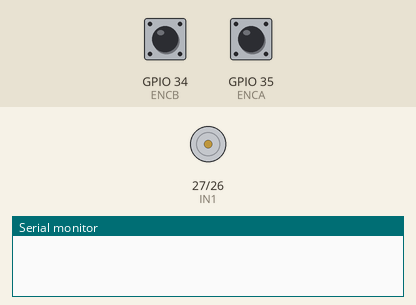
The sketch below on a simulated ESP32. On the bench: motor-driver pin pairs drawn as motors (green arrow = first pin HIGH = forward, orange = second pin HIGH = backward, longer = more drive, scaled by the enable pin), the last lines printed to the serial monitor. The inputs (shaded band) are chosen by the test bench; at power-on: GPIO 34 (ENCB) HIGH, GPIO 35 (ENCA) HIGH.

Above: at 0.02 s.
At 2.5 s:
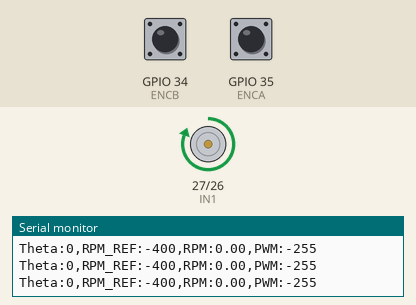
Timing chart, 0 to 6.9 s (numbered marks = the images above):
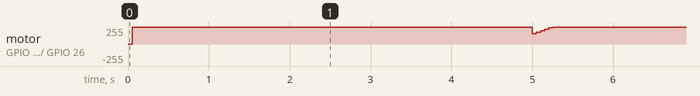

The sketch:

test_dc.ino
```cpp
#define ENA 14
#define IN1 27
#define IN2 26
#define PWM_FREQ 1000 // hz
#define PWM_RES 8

#define ENCA 35
#define ENCB 34
#define NFactor 400.0f
#define T_S 50  // ms
#define KP 1.2f
#define KI 1.5f
#define KD 0.0f

volatile long EncoderCount = 0;

long Theta, Theta_prev;
float RPM;
int PWM_val, PWM_val_prev;

float e, e_prev, e_prev_prev;
unsigned long t, t_prev;
float dt;

int RPM_ref;


void setup() {
  Serial.begin(115200);
  ledcAttach(ENA, PWM_FREQ, PWM_RES);
  pinMode(IN1, OUTPUT);
  pinMode(IN2, OUTPUT);
  pinMode(ENCA, INPUT_PULLUP);
  pinMode(ENCB, INPUT_PULLUP);
  attachInterrupt(digitalPinToInterrupt(ENCA), ISR_EncoderA1, CHANGE);
  attachInterrupt(digitalPinToInterrupt(ENCB), ISR_EncoderA2, CHANGE);
  t_prev = millis();
  RPM_ref = -400;
}
unsigned long t_last_ref_update = 0;  // global
const unsigned long REF_UPDATE_INTERVAL = 5000; // 10 s

void loop() {
    t = millis();

  // Aumenta RPM_ref cada 10 segundos
  if (t - t_last_ref_update >= REF_UPDATE_INTERVAL) {
    RPM_ref += 100;
    t_last_ref_update = t;
  }
  if ( t - t_prev >= T_S){
    dt = t - t_prev;
    noInterrupts();
    Theta = EncoderCount;
    interrupts();
    RPM = (Theta - Theta_prev) * (60000/dt) / NFactor;
    e = RPM_ref - RPM;

    PWM_val = int(PWM_val_prev + (KP + T_S*KI/1000 + 1000*KD/T_S) * e + (-KP-2000*KD/T_S)*e_prev + (1000*KD/T_S)*e_prev_prev);
    if (PWM_val > 255) PWM_val = 255;
    else if (PWM_val < -255) PWM_val = -255;

    WriteDriver(PWM_val);

    Theta_prev = Theta;
    e_prev = e;
    e_prev_prev = e_prev;
    PWM_val_prev = PWM_val;
    t_prev = t;
    Serial.print("Theta:");
    Serial.print(Theta);
    Serial.print(",RPM_REF:");
    Serial.print(RPM_ref);
    Serial.print(",RPM:");
    Serial.print(RPM);
    Serial.print(",PWM:");
    Serial.println(PWM_val);
  }
  // WriteDriver(100);


}


void ISR_EncoderA2(){
  bool PinB = digitalRead(ENCB);
  bool PinA = digitalRead(ENCA);
  if ( PinB == LOW )
    if ( PinA == HIGH )
      EncoderCount++;
    else
      EncoderCount--;
  else
    if ( PinA == HIGH )
      EncoderCount--;
    else
      EncoderCount++;
}
void ISR_EncoderA1(){
  bool PinB = digitalRead(ENCB);
  bool PinA = digitalRead(ENCA);
  if ( PinA == LOW )
    if ( PinB == HIGH )
      EncoderCount--;
    else
      EncoderCount++;
  else
    if ( PinB == HIGH )
      EncoderCount++;
    else
      EncoderCount--;
}
void WriteDriver(int PWM_val){
  int duty = min( abs(PWM_val), 255);
  if ( PWM_val > 0 ){
      digitalWrite(IN1, LOW);
      digitalWrite(IN2, HIGH);
  } else if ( PWM_val < 0 ){
      digitalWrite(IN1, HIGH);
      digitalWrite(IN2, LOW);
  } else {
      digitalWrite(IN1, LOW);
      digitalWrite(IN2, LOW);
  }
  ledcWrite(ENA, duty);
}
```
